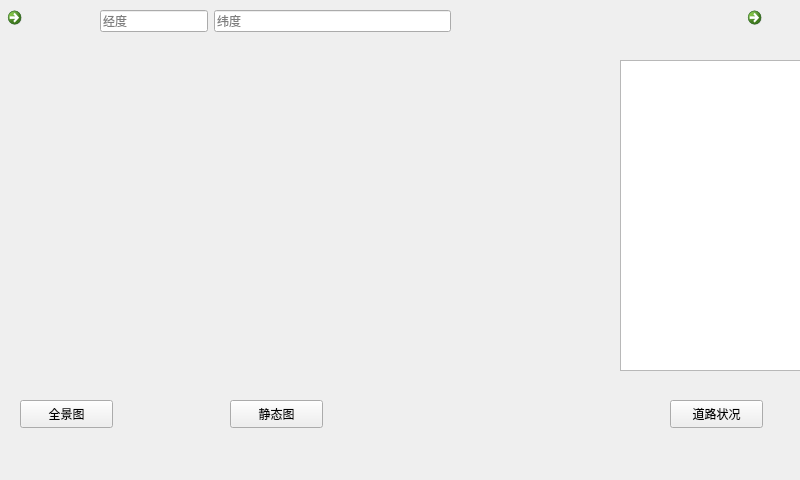
<?xml version="1.0" encoding="UTF-8"?>
<ui version="4.0">
 <class>MapWindow</class>
 <widget class="QMainWindow" name="MapWindow">
  <property name="geometry">
   <rect>
    <x>0</x>
    <y>0</y>
    <width>800</width>
    <height>480</height>
   </rect>
  </property>
  <property name="minimumSize">
   <size>
    <width>800</width>
    <height>480</height>
   </size>
  </property>
  <property name="maximumSize">
   <size>
    <width>800</width>
    <height>480</height>
   </size>
  </property>
  <property name="windowTitle">
   <string>MainWindow</string>
  </property>
  <property name="styleSheet">
   <string notr="true">QMainWindow{background-image: url(:/main/vehicle2.png);}</string>
  </property>
  <widget class="QWidget" name="centralwidget">
   <widget class="QCommandLinkButton" name="commandLinkButton">
    <property name="geometry">
     <rect>
      <x>0</x>
      <y>0</y>
      <width>61</width>
      <height>71</height>
     </rect>
    </property>
    <property name="text">
     <string/>
    </property>
    <property name="icon">
     <iconset resource="pic/pic.qrc">
      <normaloff>:/main/main.png</normaloff>:/main/main.png</iconset>
    </property>
    <property name="iconSize">
     <size>
      <width>50</width>
      <height>50</height>
     </size>
    </property>
   </widget>
   <widget class="QLabel" name="pic">
    <property name="geometry">
     <rect>
      <x>10</x>
      <y>60</y>
      <width>561</width>
      <height>311</height>
     </rect>
    </property>
    <property name="text">
     <string/>
    </property>
   </widget>
   <widget class="QPushButton" name="quanjing">
    <property name="geometry">
     <rect>
      <x>20</x>
      <y>400</y>
      <width>93</width>
      <height>28</height>
     </rect>
    </property>
    <property name="text">
     <string>全景图</string>
    </property>
   </widget>
   <widget class="QPushButton" name="static_2">
    <property name="geometry">
     <rect>
      <x>230</x>
      <y>400</y>
      <width>93</width>
      <height>28</height>
     </rect>
    </property>
    <property name="text">
     <string>静态图</string>
    </property>
   </widget>
   <widget class="QPushButton" name="state">
    <property name="geometry">
     <rect>
      <x>670</x>
      <y>400</y>
      <width>93</width>
      <height>28</height>
     </rect>
    </property>
    <property name="text">
     <string>道路状况</string>
    </property>
   </widget>
   <widget class="QTextBrowser" name="textBrowser">
    <property name="geometry">
     <rect>
      <x>620</x>
      <y>60</y>
      <width>181</width>
      <height>311</height>
     </rect>
    </property>
   </widget>
   <widget class="QCommandLinkButton" name="commandLinkButton_2">
    <property name="geometry">
     <rect>
      <x>740</x>
      <y>0</y>
      <width>61</width>
      <height>61</height>
     </rect>
    </property>
    <property name="text">
     <string/>
    </property>
    <property name="icon">
     <iconset resource="pic/pic.qrc">
      <normaloff>:/main/map.png</normaloff>:/main/map.png</iconset>
    </property>
    <property name="iconSize">
     <size>
      <width>50</width>
      <height>50</height>
     </size>
    </property>
   </widget>
   <widget class="QWidget" name="">
    <property name="geometry">
     <rect>
      <x>100</x>
      <y>10</y>
      <width>351</width>
      <height>23</height>
     </rect>
    </property>
    <layout class="QFormLayout" name="formLayout">
     <item row="0" column="0">
      <widget class="QLineEdit" name="lineEdit">
       <property name="placeholderText">
        <string>经度</string>
       </property>
      </widget>
     </item>
     <item row="0" column="1">
      <widget class="QLineEdit" name="lineEdit_2">
       <property name="placeholderText">
        <string>纬度</string>
       </property>
      </widget>
     </item>
    </layout>
   </widget>
  </widget>
 </widget>
 <resources>
  <include location="pic/pic.qrc"/>
 </resources>
 <connections/>
</ui>
